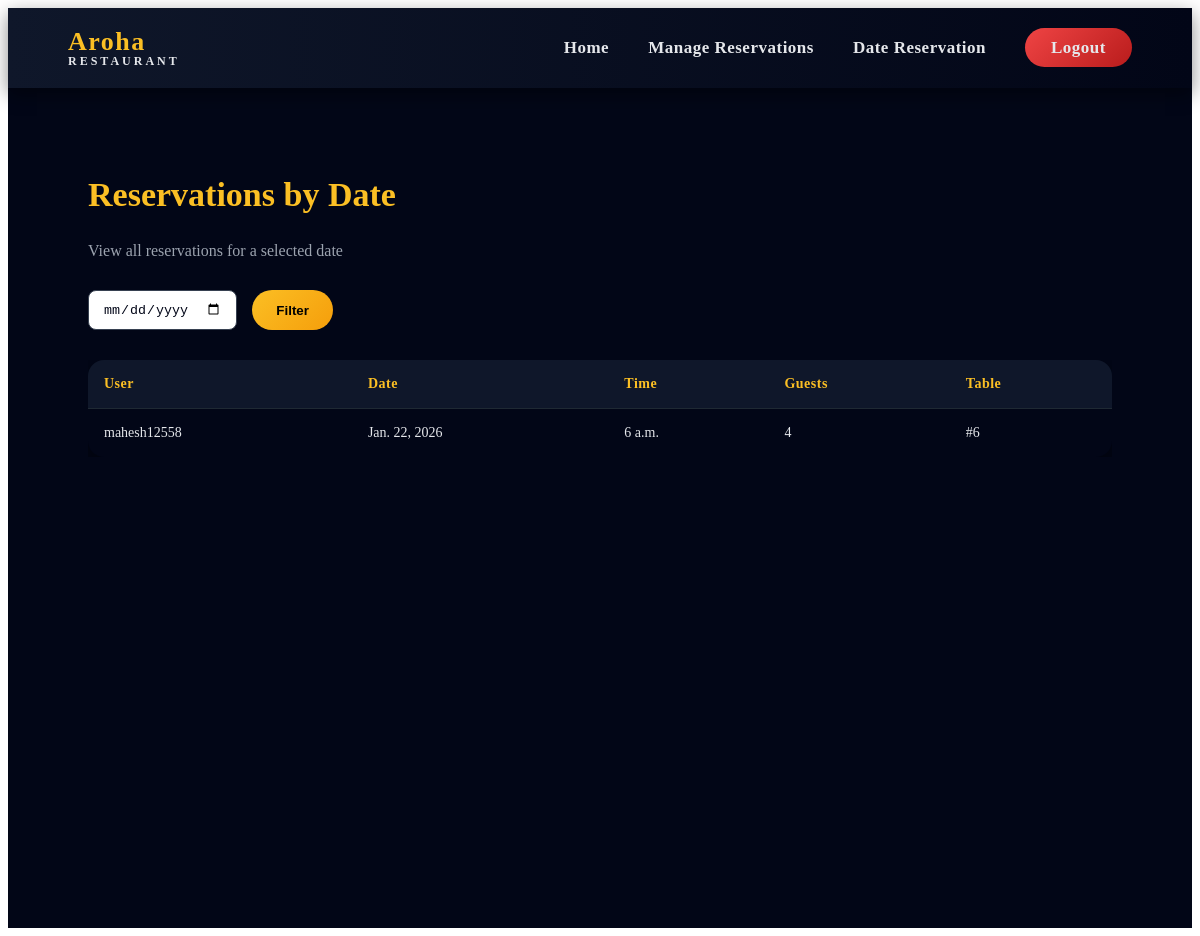
Page /date_reservation/ (signed in) on the earlier database version.
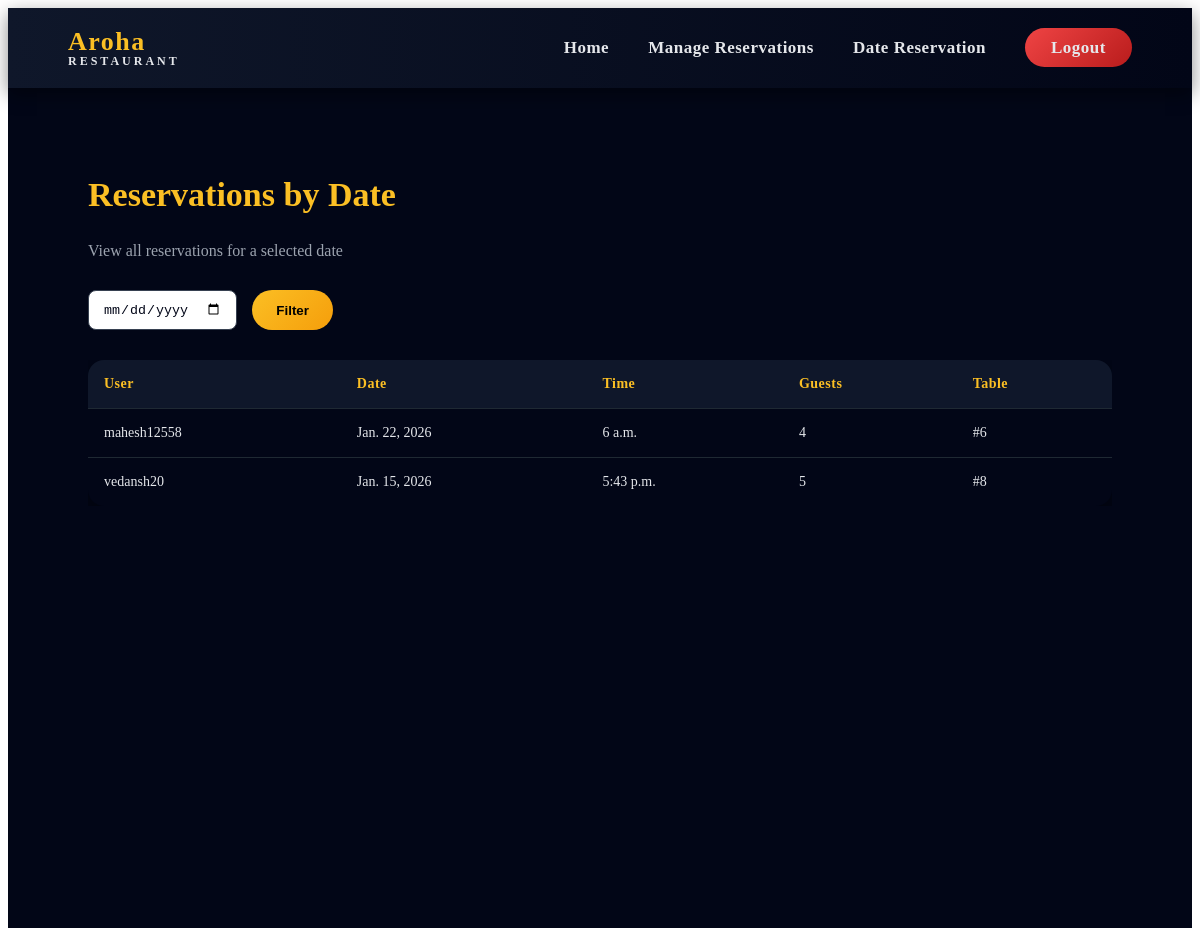
Same page on the later database version.
### restaurent/models.py (models this page shows)
class Reservation(models.Model):
    user = models.ForeignKey(User, on_delete=models.CASCADE)
    table = models.ForeignKey(Table, on_delete=models.CASCADE)
    reservation_date = models.DateField()
    time_slot = models.TimeField()
    guests = models.IntegerField()

class Table(models.Model):
    table_number = models.IntegerField()
    capacity = models.IntegerField()

### restaurent/views.py (the view)
# urls.py: path('date_reservation/',date_reservation,name='date_reservation'),
@staff_member_required(login_url='login_')
def date_reservation(request):
    date=request.GET.get('date')
    data=Reservation.objects.all()
    if date:
        data=data.filter(reservation_date=date)
    return render(request,'date_reservation.html',{'data':data})

### restaurent/templates/date_reservation.html
{% extends 'main.html' %}
{% load static %}
{% block css %}
<link rel="stylesheet" href="{% static 'date_reservation.css' %}">
{% endblock %}
{% block content %}
<div class="date-res-container">
    <div class="date-res-header">
        <h2>Reservations by Date</h2>
        <p>View all reservations for a selected date</p>
    </div>
    <form method="GET" class="filter-bar">
        <input type="date" name="date" required>
        <button type="submit">Filter</button>
    </form>
    {% if data %}
    <div class="table-wrapper">
        <table class="admin-table">
            <thead>
                <tr>
                    <th>User</th>
                    <th>Date</th>
                    <th>Time</th>
                    <th>Guests</th>
                    <th>Table</th>
                </tr>
            </thead>
            <tbody>
                {% for i in data %}
                <tr>
                    <td>{{ i.user.username }}</td>
                    <td>{{ i.reservation_date }}</td>
                    <td>{{ i.time_slot }}</td>
                    <td>{{ i.guests }}</td>
                    <td>#{{ i.table.table_number }}</td>
                </tr>
                {% endfor %}
            </tbody>
        </table>
    </div>
    {% else %}
        <p class="no-data">No reservations found for selected date.</p>
    {% endif %}
</div>
{% endblock %}

Differences in the rows shown:
added Reservation: user.username "vedansh20", reservation_date "Jan. 15, 2026", time_slot "5:43 p.m.", guests "5", table.table_number "8"
